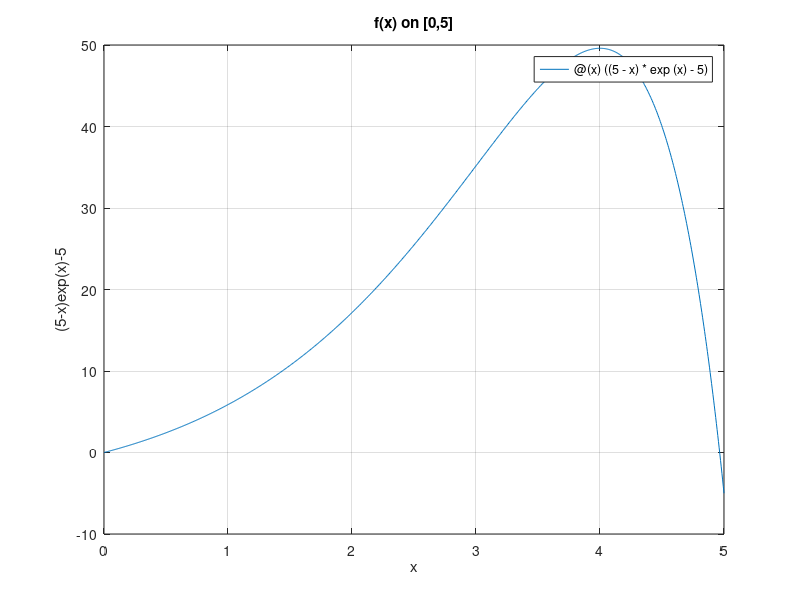

The MATLAB source for this figure: (Note: this script raises an error after producing the figure.)




x = [0:0.01:5];
g = @(x)((5 - x) * exp(x) - 5);
fplot(g,[0,5])
grid on
title('f(x) on [0,5]')
ylabel('(5-x)exp(x)-5')
xlabel('x')

a = 4;
b = 5;
tol_b = 1e-6;
[sol_b, an, bn] = bisection(a, b, tol_b);
steps_b = 1:1:size(an);
var_Name = {'Step', 'an', 'bn'};
t_b = table(steps_b.', an, bn, 'VariableNames',var_Name)
sol_b


x0 = 5;
tol_n = 1e-8;
[sol_n, xn, fxn] = newton(x0, tol_n);
steps_n = 1:1:size(xn);
var_Name = {'Step', 'xk', 'f(xk)'};
t_n = table(steps_n.', xn, fxn, 'VariableNames',var_Name)
sol_n

x0 = 4;
x1 = 5;
tol_s = 1e-16;
[sol_s, xn, fxn] = secant(x0, x1, tol_s);
steps_n = 1:1:size(xn);
var_Name = {'Step', 'xk', 'f(xk)'};
t_s = table(steps_n.', xn, fxn, 'VariableNames',var_Name)
sol_s

function y = f(x)
    y = (5 - x) * exp(x) - 5;
end

function dy = df(x)
    dy = (4 - x) * exp(x);
end

function [sol, an, bn] = bisection(a, b, tol)
    an = [a];
    bn = [b];
    while (bn-an)/2 > tol
        xn = (a + b) / 2;
        if f(xn) < 0
            a = xn;
        else
            b = xn;
        end
        an = [an; a];
        bn = [bn; b];
    end
    sol = (bn(end)+an(end))/2;
end

function [sol, xn, fxn] = secant(x0, x1, tol_s)
    xn = [];
    fxn = [];
    while abs(f(x1)) > tol_s
        xn = [xn; x1];
        fxn = [fxn; f(x1)];
        x_holder = x1 - (x1 - x0)/(f(x1)-f(x0))*f(x1);
        x0 = x1;
        x1 = x_holder;
    end
    sol = x1;
end

function [sol, xn, fxn] = newton(xk, tol_n)
    xn = [];
    fxn = [];
    while abs(f(xk)) > tol_n
        xn = [xn; xk];
        fxn = [fxn; f(xk)];
        xk = xk-f(xk)/df(xk);
    end
    sol = xk;
end

% [ntol, x] = sbisec(4, 5, 1e-6)
% function [ntol,x]=sbisec(a,b,tol)
%     ntol=ceil(log((b-a)/tol)/log(2));
%     for n=1:ntol
%         x=(a+b)/2;
%         fx=f(x);
%         disp([a,b])
%         if fx<0
%             a=x;
%         else
%             b=x;
%         end
%     end
% end